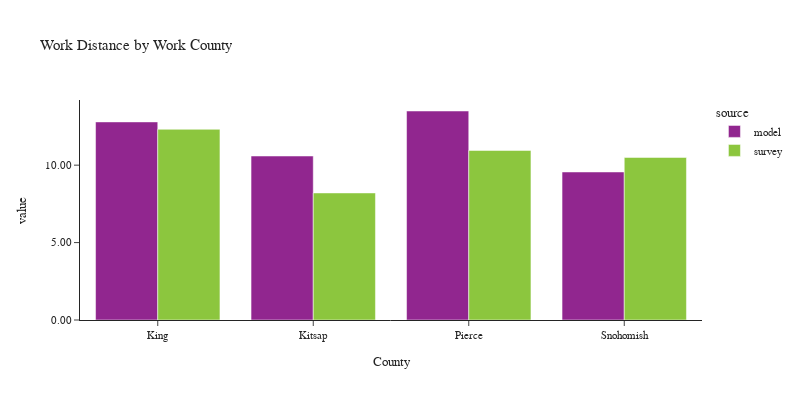

The notebook cell saved with this chart:
### Code cell
plot_work_location(df_workers, 'CountyName_work', 'Work County', 'County')

### Figure 1 — Plotly figure (JSON) as saved in the notebook; plotly's stock layout.template omitted (floating-point values rounded to 4 significant figures)
{"data": [{"alignmentgroup": "True", "customdata": [[139228], [12105], [46701], [18838]], "hovertemplate": "source=model<br>CountyName_work=%{x}<br>value=%{y}<br>sample count=%{customdata[0]}<extra></extra>", "legendgroup": "model", "marker": {"color": "#91268F", "pattern": {"shape": ""}}, "name": "model", "offsetgroup": "model", "orientation": "v", "showlegend": true, "textposition": "auto", "type": "bar", "x": ["King", "Kitsap", "Pierce", "Snohomish"], "xaxis": "x", "y": [12.79, 10.59, 13.5, 9.56], "yaxis": "y"}, {"alignmentgroup": "True", "customdata": [[2062], [104], [203], [236]], "hovertemplate": "source=survey<br>CountyName_work=%{x}<br>value=%{y}<br>sample count=%{customdata[0]}<extra></extra>", "legendgroup": "survey", "marker": {"color": "#8CC63E", "pattern": {"shape": ""}}, "name": "survey", "offsetgroup": "survey", "orientation": "v", "showlegend": true, "textposition": "auto", "type": "bar", "x": ["King", "Kitsap", "Pierce", "Snohomish"], "xaxis": "x", "y": [12.32, 8.206, 10.95, 10.5], "yaxis": "y"}], "layout": {"barmode": "group", "font": {"size": 11}, "height": 400, "legend": {"title": {"text": "source"}, "tracegroupgap": 0}, "title": {"text": "Work Distance by Work County"}, "width": 800, "xaxis": {"anchor": "y", "domain": [0.0, 1.0], "title": {"text": "County"}}, "yaxis": {"anchor": "x", "domain": [0.0, 1.0], "tickformat": ".2f", "title": {"text": "value"}}}}
